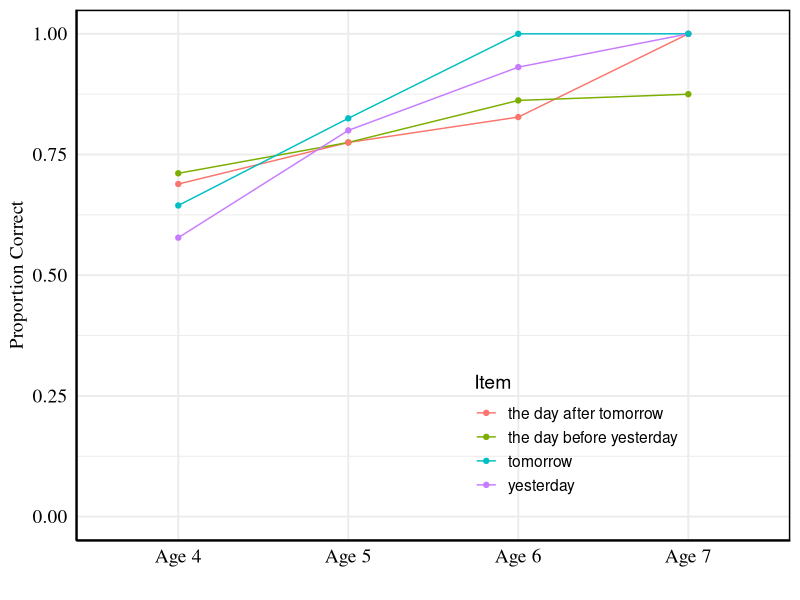
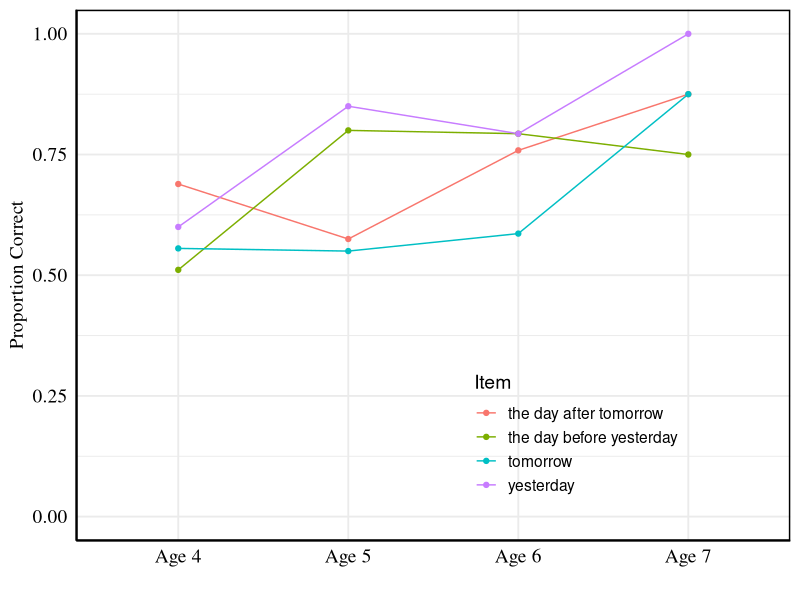
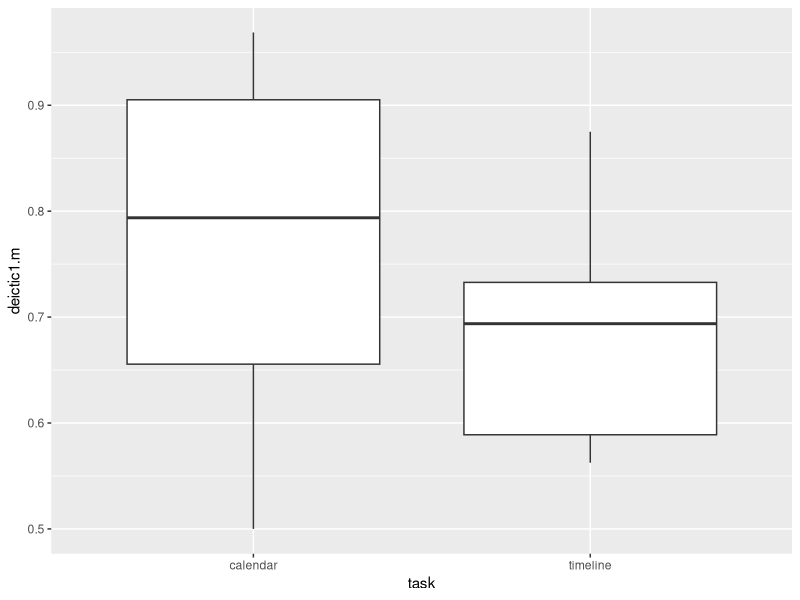
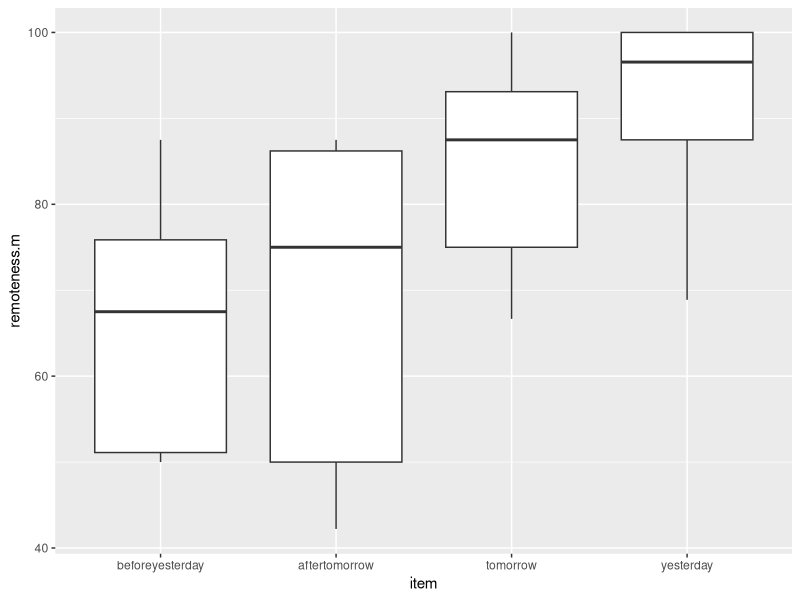
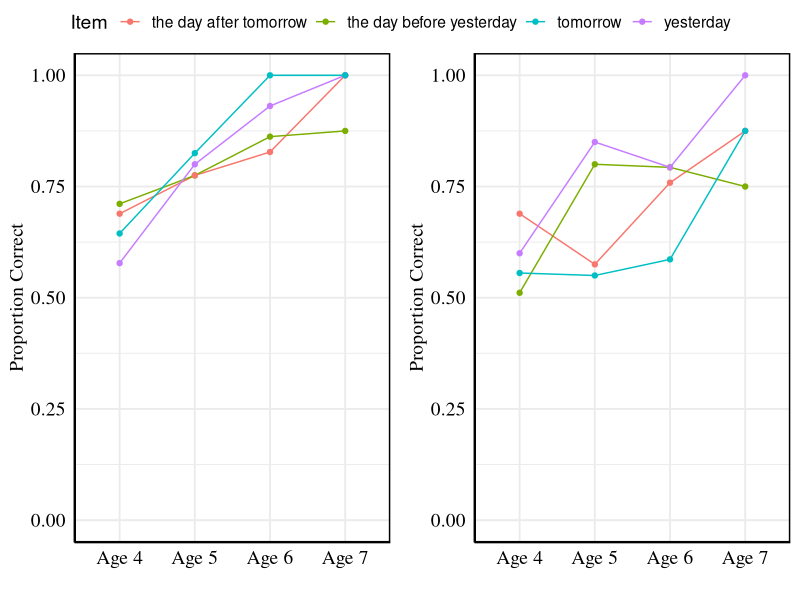

These figures' R source, in order: (Note: this script raises an error after producing the figures.)

# load packages
library(tidyverse) # for reshaping data
library(nloptr) # for calling lme4
library(lme4)
library(ggplot2) # plotting data
library(reshape2)
library(ggpubr)
library(dplyr) # for data manipulation
library(rstatix)
library(car)
library(coin)
library(scales)  # for scale_y_continuous(label = percent)
library(psych) # for calculating ICC reliability check on timeline task
library(ggthemes) # for scale_fill_few('medium')
library(broom) # tukeyHSD posthoc test

# read in the data
d.e <- read.csv('data_austin.csv')
d.e <- d.e %>%
  select(-ID,-dob, -dot, -agedays, -monolingual, -site, -covered, -comments, -experimenter) %>% # remove unnecessary columns
  mutate(language = 'english')
d.e[d.e == "999"] <- NA # Note that 999 indicates missing data
d.e[d.e == ""] <- NA # replace missing data and empty cells with NA
d.e <- mutate(d.e, response = ifelse(itemtype == 'deictic' & is.na(response2) == T, response1,
                                     ifelse(itemtype == 'verbal', response, response2))) # aggregate response1 and response2 columns for deictic items only

# do some more data management/wrangling
d.e <- d.e %>%
  mutate(item = as.factor(item),
       item = recode_factor(item, 'morning ' = 'thismorning',
                            'twodaysago' = 'beforeyesterday', 
                            'dayokweek' = 'daysofweek',
                            'last year' = 'lastyear',
                            'twofromnow' = 'aftertomorrow',
                            'twoago' = 'beforeyesterday',
                            'inaday' = 'tomorrow',
                            'dayago' = 'yesterday',
                            'onedayfromnow' = 'tomorrow',
                            'thisevening' = 'tonight'),
       itemnum = as.factor(itemnum),
       weekday = as.factor(weekday),
       weekday = recode_factor(weekday, '1' = '7',
                               '2' = '1',
                               '3' = '2',
                               '4' = '3',
                               '5' = '4',
                               '6' = '5',
                               '7' = '6'),
       # weekday function in excel codes Sun-Sat as 1-7 so here I am re-coding so the variable levels match our calendar task (e.g., 1-7 from Mon-Sun)
       exclude = replace_na(exclude, 0),
       distfrommid = distfrommid_c1)

future.words = c('aftertoday','aftertomorrow','dinner','nextbday','nextweek','nextyear','tomorrow','tonight') # Code all future time words

# Code correct responses (to compare to 'correctr' variable)
d.e <- d.e %>%
  mutate(correctR = case_when(task == "calendar" & itemtype == "deictic" & item == "yesterday" ~ '3',
                              task == "calendar" & itemtype == "deictic" & item == "beforeyesterday" ~ '2',
                              task == "calendar" & itemtype == "deictic" & item == "tomorrow" ~ '5',
                              task == "calendar" & itemtype == "deictic" & item == "aftertomorrow" ~ '6',
                              task == "calendar" & itemtype == "verbal" & item == "aftertoday" ~ '1',
                              task == "calendar" & itemtype == "verbal" & item == "beforetoday" ~ '2',
                              task == "calendar" & itemtype == "verbal" & item == "daysofweek" ~ '7',
                              # assuming a 1 indicates that the child correctly identified all 7 days of the week
                              task == "calendar" & itemtype == "verbal" & item == "today" & weekday == "1" ~ "1",
                              task == "calendar" & itemtype == "verbal" & item == "today" & weekday == "2" ~ "2",
                              task == "calendar" & itemtype == "verbal" & item == "today" & weekday == "3" ~ "3",
                              task == "calendar" & itemtype == "verbal" & item == "today" & weekday == "4" ~ "4",
                              task == "calendar" & itemtype == "verbal" & item == "today" & weekday == "5" ~ "5",
                              task == "calendar" & itemtype == "verbal" & item == "today" & weekday == "6" ~ "6",
                              task == "calendar" & itemtype == "verbal" & item == "today" & weekday == "7" ~ "7",
                              # note that weekday values range from 1-7  (e.g.,Sunday = 1, Monday = 2, etc.)
                              task == "calendar" & itemtype =="verbal" & item =="yesterday" & weekday == "1" ~ '7',
                              task == "calendar" & itemtype =="verbal" & item =="yesterday" & weekday == "2" ~ '1',
                              task == "calendar" & itemtype =="verbal" & item =="yesterday" & weekday == "3" ~ '2',
                              task == "calendar" & itemtype =="verbal" & item =="yesterday" & weekday == "4" ~ '3',
                              task == "calendar" & itemtype =="verbal" & item =="yesterday" & weekday == "5" ~ '4',
                              task == "calendar" & itemtype =="verbal" & item =="yesterday" & weekday == "6" ~ '5',
                              task == "calendar" & itemtype =="verbal" & item =="yesterday" & weekday == "7" ~ '6',
                              task == "calendar" & itemtype =="verbal" & item =="tomorrow" & weekday == "1" ~ '2',
                              task == "calendar" & itemtype =="verbal" & item =="tomorrow" & weekday == "2" ~ '3',
                              task == "calendar" & itemtype =="verbal" & item =="tomorrow" & weekday == "3" ~ '4',
                              task == "calendar" & itemtype =="verbal" & item =="tomorrow" & weekday == "4" ~ '5',
                              task == "calendar" & itemtype =="verbal" & item =="tomorrow" & weekday == "5" ~ '6',
                              task == "calendar" & itemtype =="verbal" & item =="tomorrow" & weekday == "6" ~ '7',
                              task == "calendar" & itemtype =="verbal" & item =="tomorrow" & weekday == "7" ~ '1',
                              task == "timeline" & linenum == "1" & item == "lastbday" ~ '1',
                              task == "timeline" & linenum == "1" & item == "breakfast" ~ '2',
                              task == "timeline" & linenum == "1" & item == "dinner" ~ '3', 
                              task == "timeline" & linenum == "1" & item == "nextbday" ~ '4',
                              task == "timeline" & linenum == "2" & item == "lastweek" ~ '1',
                              task == "timeline" & linenum == "2" & item == "thismorning" ~ '2',
                              task == "timeline" & linenum == "2" & item == "tonight" ~ '3',
                              task == "timeline" & linenum == "2" & item == "tomorrow" ~ '4',
                              task == "timeline" & linenum == "3" & item == "lastyear" ~ '1',
                              task == "timeline" & linenum == "3" & item == "yesterday" ~ '2',
                              task == "timeline" & linenum == "3" & item == "nextweek" ~ '3',
                              task == "timeline" & linenum == "3" & item == "nextyear" ~ '4',
                              task == "timeline" & linenum == "4" & item == "beforeyesterday" ~ '1',
                              task == "timeline" & linenum == "4" & item == "yesterday" ~ '2',
                              task == "timeline" & linenum == "4" & item == "tomorrow" ~ '3',
                              task == "timeline" & linenum == "4" & item == "aftertomorrow" ~ '4'))

d.e <- d.e %>%
  filter(exclude==0) %>%
  mutate(response = as.numeric(response),
         correctR = as.numeric(correctR),
         order = as.factor(order),
         agegroup = as.factor(agegroup),
         linenum = as.factor(linenum),
         # create variable and code whether the item was placed in the correct rank (timeline task) or box (calendar task)
         correct = ifelse(response == correctR, 1, 0),
         # create variable to quantify how far the rank/box placement was from the correct rank/box
         dist.error = correctR - response,
         # create variable ignoring the direction of the error
         dist.error.a = abs(dist.error),
         # create variable and code whether the item's final placement was in the future (deictic status of response)
         resp.stat = case_when(task=='timeline' & distfrommid > 0 ~ 1,
                               task=='calendar' & response > 4 ~ 1,
                               task=='verbal' & item == 'today' & response > correctR ~ 1, 
                               TRUE ~ 0), # "what day will it be yesterday/today/tomorrow etc. e.g., Wednesday would be coded as 3"
         # create variable and code deictic status of the *first* sticker placement and drawn location on the lineline
         resp.stat.1 = case_when(task=='timeline' & distfrommid > 0 ~ 1,
                                 task=='calendar' & response1 > 4 ~ 1,
                                 task=='verbal' & item == 'today' & response1 > correctR ~ 1, 
                                 TRUE ~ 0),
         # create variable and code whether the item's correct placement is in the future
         item.stat = ifelse(item %in% future.words, 1, 0),
         # create variable and code whether the participant correctly placed the item in the past vs. future
         stat.correct = ifelse(item.stat == resp.stat, 1, 0),
         # create variable and code whether the deictic status of the first sticker placement was correct
         stat.correct.1 = ifelse(item.stat == resp.stat.1, 1, 0))


# calculate correct remoteness (note that this measure of remoteness does not take DS into account. i.e., here we would count a placement of "tomorrow" in square 3 as correct)
d.e <- d.e %>%
  # create a variable to quantify how far the rank/box placement was from 'today'
  mutate(resp.remoteness = case_when(task == 'calendar' & itemtype == 'deictic' ~ abs(response - 4))) %>% 
  # create new variable to code if response remoteness was correct for all items on the calendar and timeline tasks
  mutate(cor.remote = case_when(task == "calendar" & itemtype == "deictic" & resp.remoteness == abs(correctR - 4) ~ '1',
                                task == "timeline" & linenum == "1" & item == "lastbday" & between(distfrommid, -7, -3.5) ~ '1',
                                task == "timeline" & linenum == "1" & item == "breakfast" & between(distfrommid, -3.5, 0) ~ '1',
                                task == "timeline" & linenum == "1" & item == "dinner" & between(distfrommid, 0, 3.5) ~ '1', 
                                task == "timeline" & linenum == "1" & item == "nextbday" & between(distfrommid, 3.5, 7) ~ '1',
                                task == "timeline" & linenum == "2" & item == "lastweek" & between(distfrommid, -7, -3.5) ~ '1',
                                task == "timeline" & linenum == "2" & item == "thismorning" & between(distfrommid, -3.5, 0) ~ '1',
                                task == "timeline" & linenum == "2" & item == "tonight" & between(distfrommid, 0, 3.5) ~ '1',
                                task == "timeline" & linenum == "2" & item == "tomorrow" & between(distfrommid, 3.5, 7) ~ '1',
                                task == "timeline" & linenum == "3" & item == "lastyear" & between(distfrommid, -7, -3.5) ~ '1',
                                task == "timeline" & linenum == "3" & item == "yesterday" & between(distfrommid, -3.5, 0) ~ '1',
                                task == "timeline" & linenum == "3" & item == "nextweek" & between(distfrommid, 0, 3.5) ~ '1',
                                task == "timeline" & linenum == "3" & item == "nextyear" & between(distfrommid, 3.5, 7) ~ '1',
                                task == "timeline" & linenum == "4" & item == "beforeyesterday" & between(distfrommid, -7, -3.5) ~ '1',
                                task == "timeline" & linenum == "4" & item == "yesterday" & between(distfrommid, -3.5, 0) ~ '1',
                                task == "timeline" & linenum == "4" & item == "tomorrow" & between(distfrommid, 0, 3.5) ~ '1',
                                task == "timeline" & linenum == "4" & item == "aftertomorrow" & between(distfrommid, 3.5, 7) ~ '1',
                                TRUE ~ '0'),
         cor.remote = as.numeric(cor.remote))

# calculate correct remoteness (taking DS into account. i.e., a placement of "tomorrow" only counts as correct if it is in square 5)
#d.e <- d.e %>%
  # create a variable to quantify how far the rank/box placement was from 'today'
  #mutate(resp.remoteness = case_when(task == 'calendar' & itemtype == 'deictic' ~ response - 4)) %>% 
  # create new variable to code if response remoteness was correct for all items on the calendar and timeline tasks
  #mutate(cor.remote = case_when(task == "calendar" & itemtype == "deictic" & resp.remoteness == (correctR - 4) ~ '1',
                                #task == "timeline" & linenum == "1" & item == "lastbday" & between(distfrommid, -7, -3.5) ~ '1',
                                #task == "timeline" & linenum == "1" & item == "breakfast" & between(distfrommid, -3.5, 0) ~ '1',
                                #task == "timeline" & linenum == "1" & item == "dinner" & between(distfrommid, 0, 3.5) ~ '1', 
                                #task == "timeline" & linenum == "1" & item == "nextbday" & between(distfrommid, 3.5, 7) ~ '1',
                                #task == "timeline" & linenum == "2" & item == "lastweek" & between(distfrommid, -7, -3.5) ~ '1',
                                #task == "timeline" & linenum == "2" & item == "thismorning" & between(distfrommid, -3.5, 0) ~ '1',
                                #task == "timeline" & linenum == "2" & item == "tonight" & between(distfrommid, 0, 3.5) ~ '1',
                                #task == "timeline" & linenum == "2" & item == "tomorrow" & between(distfrommid, 3.5, 7) ~ '1',
                                #task == "timeline" & linenum == "3" & item == "lastyear" & between(distfrommid, -7, -3.5) ~ '1',
                                #task == "timeline" & linenum == "3" & item == "yesterday" & between(distfrommid, -3.5, 0) ~ '1',
                                #task == "timeline" & linenum == "3" & item == "nextweek" & between(distfrommid, 0, 3.5) ~ '1',
                                #task == "timeline" & linenum == "3" & item == "nextyear" & between(distfrommid, 3.5, 7) ~ '1',
                                #task == "timeline" & linenum == "4" & item == "beforeyesterday" & between(distfrommid, -7, -3.5) ~ '1',
                                #task == "timeline" & linenum == "4" & item == "yesterday" & between(distfrommid, -3.5, 0) ~ '1',
                                #task == "timeline" & linenum == "4" & item == "tomorrow" & between(distfrommid, 0, 3.5) ~ '1',
                                #task == "timeline" & linenum == "4" & item == "aftertomorrow" & between(distfrommid, 3.5, 7) ~ '1',
                                #TRUE ~ '0'),
         #cor.remote = as.numeric(cor.remote))

# participant counts
subs <- d.e %>%
  select(subjid, agegroup) %>%
  group_by(agegroup) %>%
  distinct
subs_counts <- subs %>%
  group_by(agegroup) %>%
  summarize(n())

#### Analysis of past/future assignment on the calendar task ####

# create data frame with only deictic calendar items
cal.d <- d.e %>% 
  filter(task=="calendar" & itemtype=="deictic")
cal.d2 <- cal.d %>%
  select(-linelength,-distfrommid) %>%
  mutate(cor.first = ifelse(response1==correctR, 1, 0), # did they get it right on the first trial
         prox = ifelse(item %in% c('yesterday','tomorrow'),1,0), # yesterday and tomorrow coded as proximal terms
         prox = as.factor(prox))

# summarize data including 3- and 7-year-olds
cal.sum <- cal.d2 %>% 
  filter(agegroup %in% c('4', '5', '6', '7')) %>%
  mutate(item = factor(item, levels = c("beforeyesterday", "aftertomorrow","yesterday","tomorrow")),
         agegroup = recode_factor(agegroup, '3' = 'Age 3',
                                '4' = 'Age 4',
                                '5' = 'Age 5',
                                '6' = 'Age 6',
                                '7' = 'Age 7')) %>%
  group_by(agegroup, item) %>%
  summarize(first.m = mean(cor.first, na.rm=T), # % who put item in right box on first try
            sd.correct = sd(cor.first, na.rm=T),
            n = n(),
            se.correct = sd.correct/sqrt(n),
            deictic1.m = mean(stat.correct.1), # who got correct status (first answer)
            deictic.m = mean(stat.correct), # % who got correct status (final answer)
            deictic1.sd = (sd(stat.correct.1)), # standard deviation
            deictic1.se = deictic1.sd/sqrt(n), # calculate standard error
            deictic1.lower = deictic1.m - deictic1.se, # calculate lower 95% CI
            deictic1.upper = deictic1.m + deictic1.se, # calculate upper 95% CI
            rank.m = mean(correct), # right box (final answer)
            countCor.first = sum(cor.first))  # sum proportion correct for making bar graph instead of histogram

#Does age or item (prox vs. distal status) predict successful placement of time words in the past vs. the future? [interaction term included]
d.lm.ec1 <-  glmer(stat.correct.1 ~ prox*scale(ageyears) + (1|subjid), family='binomial', data=cal.d2) 
summary(d.lm.ec1)
Anova(d.lm.ec1, Type=3) 

#now check for main effects of age and item [no interaction term included in the model]
d.lm.ec2 <-  glmer(stat.correct.1 ~ prox+scale(ageyears) + (1|subjid), family='binomial', data=cal.d2) 
summary(d.lm.ec2)
Anova(d.lm.ec2, Type=3) #main effect of age

Temp.PF2 <- aggregate(stat.correct.1 ~ agegroup + ageyears + subjid, subset(cal.d2), mean)
with(subset(Temp.PF2, agegroup=="3"), t.test(x=stat.correct.1, mu=.5))
with(subset(Temp.PF2, agegroup=="4"), t.test(x=stat.correct.1, mu=.5))
with(subset(Temp.PF2, agegroup=="5"), t.test(x=stat.correct.1, mu=.5))
with(subset(Temp.PF2, agegroup=="6"), t.test(x=stat.correct.1, mu=.5))
with(subset(Temp.PF2, agegroup=="7"), t.test(x=stat.correct.1, mu=.5))
with(subset(Temp.PF2, agegroup %in% c("4", "5")), t.test(stat.correct.1 ~ agegroup, var.equal=T))

#recode Item for Legend
cal.sum$Item[cal.sum$item == 'tomorrow'] <- "tomorrow"
cal.sum$Item[cal.sum$item == 'yesterday'] <- "yesterday"
cal.sum$Item[cal.sum$item == 'beforeyesterday'] <- "the day before yesterday"
cal.sum$Item[cal.sum$item == 'aftertomorrow'] <- "the day after tomorrow"

# Plot correct deictic status on the calendar task
correctStatus_cal <- ggplot(data=cal.sum, 
                        aes(x=agegroup, y=deictic1.m, group = Item, color=Item)) +
  #geom_line(aes(linetype=item)) +
  geom_line(aes(color=Item))+
  #scale_linetype_manual(values=c("twodash", "dotted", "solid", "longdash"))+
  geom_point() +
  ylab('Proportion Correct') +
  xlab('') +
  ylim(0,1) +
  theme_minimal(base_size = 14) +
  theme(plot.title=element_text(family = "Times", color = "black", size = 14, hjust = 0.5), 
        axis.title.y = element_text(family = "Times", color = "black", size = 14),
        axis.line.y = element_line(color = "black"),
        axis.text.y = element_text(family = "Times", color = "black", size = 14), 
        axis.title.x = element_text(family = "Times", color = "black", size = 14),
        axis.text.x = element_text(family = "Times", color = "black", size = 14)) +
  theme(legend.position = c(0.7, 0.2)) +
  theme(panel.border = element_rect(colour = "black", fill = NA, size = 1),
        #panel.grid.major = element_blank(), panel.grid.minor = element_blank(),
        axis.line = element_line(colour = "black"))
correctStatus_cal

#### Analysis of past/future assignment on the timeline task ####
d.e.T <- d.e %>%
  subset(task == "timeline" & itemtype == "deictic" & linenum == "4") # restricting analyses to timeline 4 so items are matched across the timeline and calendar task

# Past/Future -- do subjects attribute P items to left of now and F items to right of now?
d.e.T2 <- aggregate(stat.correct ~ agegroup + subjid + ageyears + item, d.e.T, mean)
d.e.T2$item <- factor(d.e.T2$item) # filtered out event words so adding item to the model rather than itemtype
d.e.T2$tBNRight <- asin(sqrt(d.e.T2$stat.correct))

#Does age or item predict successful placement of time words in the past vs. the future? [interaction term included]
d.lm.eT <-  glmer(stat.correct ~ item*scale(ageyears) + (1|subjid), family='binomial', data=d.e.T2) 
summary(d.lm.eT)
Anova(d.lm.eT, Type=3) 

#now check for main effects of age and item [no interaction term included in the model]
d.lm.eT <-  glmer(stat.correct ~ item + scale(ageyears) + (1|subjid), family='binomial', data=d.e.T2) 
summary(d.lm.eT)
Anova(d.lm.eT, Type=3) 

# analysis of variance model
stat.correct.aov <- aov(stat.correct ~ ageyears * item + Error(subjid/item),d.e.T2)
summary(stat.correct.aov) #Effects of Age
# pairwise tests to check item level effects
pairwise.t.test(d.e.T2$stat.correct, d.e.T2$item, p.adj = "bonf")


Temp.PF3 <- aggregate(stat.correct ~ agegroup + ageyears + subjid, subset(d.e.T2), mean)
with(subset(Temp.PF3, agegroup=="3"), t.test(x=stat.correct, mu=.5))
with(subset(Temp.PF3, agegroup=="4"), t.test(x=stat.correct, mu=.5))
with(subset(Temp.PF3, agegroup=="5"), t.test(x=stat.correct, mu=.5))
with(subset(Temp.PF3, agegroup=="6"), t.test(x=stat.correct, mu=.5))
with(subset(Temp.PF3, agegroup=="7"), t.test(x=stat.correct, mu=.5))
with(subset(Temp.PF3, agegroup %in% c("4", "5")), t.test(stat.correct ~ agegroup, var.equal=T))


# summarize timeline deictic status knowledge
timeline.sum <- d.e.T %>% 
  filter(agegroup %in% c('4', '5', '6', '7')) %>%
  mutate(item = factor(item, levels = c("beforeyesterday", "aftertomorrow","yesterday","tomorrow")),
         agegroup = recode_factor(agegroup, '3' = 'Age 3',
                                  '4' = 'Age 4',
                                  '5' = 'Age 5',
                                  '6' = 'Age 6',
                                  '7' = 'Age 7')) %>%
  group_by(agegroup, item) %>%
  summarize(n = n(),
            deictic1.m = mean(stat.correct.1), # who got correct status (first answer)
            deictic.m = mean(stat.correct), # % who got correct status (final answer)
            deictic1.sd = (sd(stat.correct.1)), # standard deviation
            deictic1.se = deictic1.sd/sqrt(n), # calculate standard error
            deictic1.lower = deictic1.m - deictic1.se, # calculate lower 95% CI
            deictic1.upper = deictic1.m + deictic1.se) # calculate upper 95% CI

#recode Item for Legend
timeline.sum$Item[timeline.sum$item == 'tomorrow'] <- "tomorrow"
timeline.sum$Item[timeline.sum$item == 'yesterday'] <- "yesterday"
timeline.sum$Item[timeline.sum$item == 'beforeyesterday'] <- "the day before yesterday"
timeline.sum$Item[timeline.sum$item == 'aftertomorrow'] <- "the day after tomorrow"

# Plot correct deictic status on the timeline
correctStatus_time <- ggplot(data=timeline.sum, 
                        aes(x=agegroup, y=deictic1.m, group = Item, color=Item)) +
  #geom_line(aes(linetype=item)) +
  geom_line(aes(color=Item))+
  #scale_linetype_manual(values=c("twodash", "dotted", "solid", "longdash"))+
  geom_point() +
  ylab('Proportion Correct') +
  xlab('') +
  ylim(0,1) +
  theme_minimal(base_size = 14) +
  theme(plot.title=element_text(family = "Times", color = "black", size = 14, hjust = 0.5), 
        axis.title.y = element_text(family = "Times", color = "black", size = 14),
        axis.line.y = element_line(color = "black"),
        axis.text.y = element_text(family = "Times", color = "black", size = 14), 
        axis.title.x = element_text(family = "Times", color = "black", size = 14),
        axis.text.x = element_text(family = "Times", color = "black", size = 14)) +
  theme(legend.position = c(0.7, 0.2)) +
  theme(panel.border = element_rect(colour = "black", fill = NA, size = 1),
        #panel.grid.major = element_blank(), panel.grid.minor = element_blank(),
        axis.line = element_line(colour = "black"))
correctStatus_time

# combine timeline data and calendar data plots into one figure
CorrectStatusFigure <- ggarrange(correctStatus_cal, correctStatus_time,
                                 ncol = 2, nrow = 1, common.legend = TRUE, legend = "top")
# save figure as a .jpeg file
ggsave(CorrectStatusFigure, file="correctStatusFigure.jpeg", width = 10, height = 5, dpi = 300)


# compare past/future placement on timeline vs calendar task
d.e.Tc <- rbind(cal.d, d.e.T)

TC_sum <- d.e.Tc %>%
  group_by(agegroup, task) %>%
  summarize(n = n(),
            deictic1.m = mean(stat.correct.1), # who got correct status (first answer)
            deictic.m = mean(stat.correct), # % who got correct status (final answer)
            deictic1.sd = (sd(stat.correct.1)), # standard deviation
            deictic1.se = deictic1.sd/sqrt(n), # calculate standard error
            deictic1.lower = deictic1.m - deictic1.se, # calculate lower 95% CI
            deictic1.upper = deictic1.m + deictic1.se) # calculate upper 95% CI

ggplot(TC_sum, aes(task, deictic1.m)) +
  geom_boxplot()
t.test(stat.correct.1 ~ task, data = d.e.Tc)



# calculate percentage of trials in which kids of each age group responded with correct remoteness on calendar questions
cal.sum2 <- cal.d %>%
  group_by(agegroup, item) %>%
  summarize(n = n(),
            remoteness.m = (mean(cor.remote))*100, # who got correct status (first answer)
            remoteness.sd = (sd(cor.remote))*100, # standard deviation
            remoteness.se = remoteness.sd/sqrt(n), # calculate standard error
            remoteness.lower = remoteness.m - remoteness.se, # calculate lower 95% CI
            remoteness.upper = remoteness.m + remoteness.se) # calculate upper 95% CI

#Does age or item predict placement of time words the exact distance from the present? [interaction term included]
d.lm.ec3 <-  glmer(cor.remote ~ prox*scale(ageyears) + (1|subjid), family='binomial', data=cal.d2) 
summary(d.lm.ec3)
Anova(d.lm.ec3, Type=3) 

#now check for main effects of age and item [no interaction term included in the model]
d.lm.ec4 <-  glmer(cor.remote ~ item + scale(ageyears) + (1|subjid), family='binomial', data=cal.d2) 
summary(d.lm.ec4)
Anova(d.lm.ec4, Type=3) 

Temp.R3 <- aggregate(cor.remote ~ agegroup + ageyears + subjid, subset(cal.d2), mean)
with(subset(Temp.R3, agegroup=="3"), t.test(x=cor.remote, mu=.5))
with(subset(Temp.R3, agegroup=="4"), t.test(x=cor.remote, mu=.5))
with(subset(Temp.R3, agegroup=="5"), t.test(x=cor.remote, mu=.5))
with(subset(Temp.R3, agegroup=="6"), t.test(x=cor.remote, mu=.5))
with(subset(Temp.R3, agegroup=="7"), t.test(x=cor.remote, mu=.5))
with(subset(Temp.R3, agegroup %in% c("4", "5")), t.test(cor.remote ~ agegroup, var.equal=T))

ggplot(cal.sum2, aes(item, remoteness.m)) +
  geom_boxplot()


# Analyses of ordinal rank
# create new variable to code rank
d.e.T <- d.e.T %>%
mutate(cor.rank = case_when(item == "beforeyesterday" ~ '1',
                            item == "yesterday"  ~ '2',
                            item == "tomorrow"  ~ '3',
                            item == "aftertomorrow" ~ '4',
                            TRUE ~ '0'),
       cor.rank = as.numeric(cor.rank),
       rankCor = ifelse(cor.rank == rank, 1, 0))

# summarize timeline sequential order knowledge
timeline.orderSum <- d.e.T %>%
group_by(agegroup, item) %>%
  summarize(n = n(),
            order.m = mean(rankCor, na.rm = TRUE), # who got correct status (first answer)
            order.sd = (sd(rankCor, na.rm = TRUE)), # standard deviation
            order.se = order.sd/sqrt(n), # calculate standard error
            order.lower = order.m - order.se, # calculate lower 95% CI
            order.upper = order.m + order.se) # calculate upper 95% CI

#Calculate RankDif, the difference between rank on timeline and correct rank
d.e.T$RankDif <- abs(d.e.T$cor.rank - d.e.T$rank)

# Anova of Rank error ####
Temp.TL.aov <- aov(RankDif ~ ageyears * item + Error(subjid/(item)), d.e.T)
summary(Temp.TL.aov) #highly sig effect of age

# I think data is unbalanced so I need to use lm
rank.lm <- lm(RankDif ~ ageyears, rank)
summary(rank.lm)

# t-tests by age of aggregate Rank error ####
# t-tests at each age

Temp.TL5 <- aggregate(RankDif ~ agegroup + subjid, subset(d.e.T), mean)
with(subset(Temp.TL5, agegroup %in% c("3")), t.test(RankDif, mu=5))
with(subset(Temp.TL5, agegroup %in% c("4")), t.test(RankDif, mu=5))
with(subset(Temp.TL5, agegroup %in% c("5")), t.test(RankDif, mu=5))
with(subset(Temp.TL5, agegroup %in% c("6")), t.test(RankDif, mu=5))
with(subset(Temp.TL5, agegroup %in% c("7")), t.test(RankDif, mu=5))

with(subset(Temp.TL5, agegroup %in% c("3","4")), t.test(RankDif~agegroup, var.equal=T))


###left off here
Temp.PF3 <- aggregate(BNRight ~ Age + AgeYears + SubjID, subset(Temp.PF2), mean)
with(subset(Temp.PF3, AgeYears=="3"), t.test(x=BNRight, mu=.5))
with(subset(Temp.PF3, AgeYears=="4"), t.test(x=BNRight, mu=.5))
with(subset(Temp.PF3, AgeYears %in% c("6", "7")), t.test(BNRight ~ AgeYears, var.equal=T))
with(subset(Temp.PF3, AgeYears %in% c("6", "adult")), t.test(BNRight ~ AgeYears, var.equal=T))
with(subset(Temp.PF3, AgeYears %in% c("7", "adult")), t.test(BNRight ~ AgeYears, var.equal=T))
with(subset(Temp.PF3, AgeYears %in% c("7", "8")), t.test(BNRight ~ AgeYears, var.equal=T))
with(subset(Temp.PF3, AgeYears %in% c("8", "adult")), t.test(BNRight ~ AgeYears, var.equal=T))

Temp.PF4 <- subset(Temp.PF3, AgeYears != "adult")
Temp.PF4$AgeYears <- as.numeric(as.character(Temp.PF4$AgeYears))
Temp.PF4.m1 <- lm(BNRight ~ AgeYears, Temp.PF4)
summary(Temp.PF4.m1)
